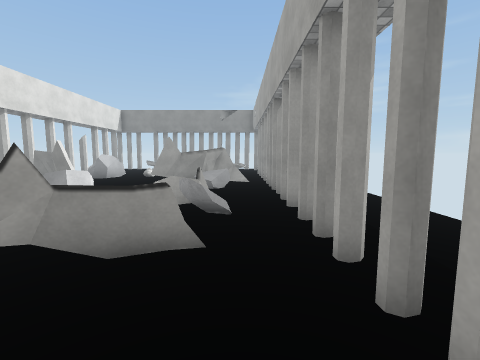
View 1 (above)

16 first-person views from a walk through a Unity game level. The camera is 1.5 m above the floor, tilts 6° down and sees 90° across. The floor is counted in squares, 1 m on a side. Each view is taken from the middle of a square. On the plan, view 1 faces up. The plan holds only what a view shows up to about 13 squares ahead; the rest is blank. The place goes on beyond the plan. The player is left out. Some animated figures are not drawn. Surface patterns are stand-ins for the level's own textures.

View 2
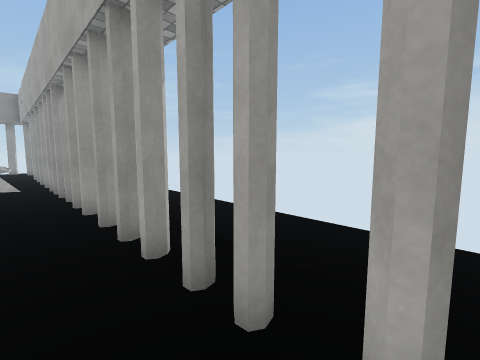

View 3
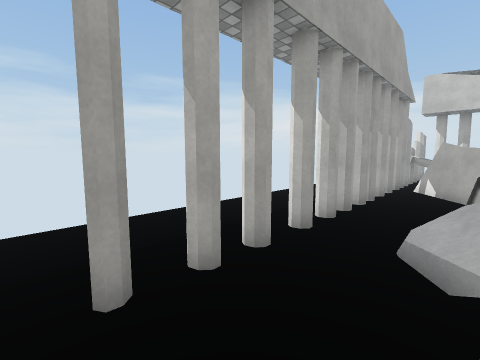

View 4
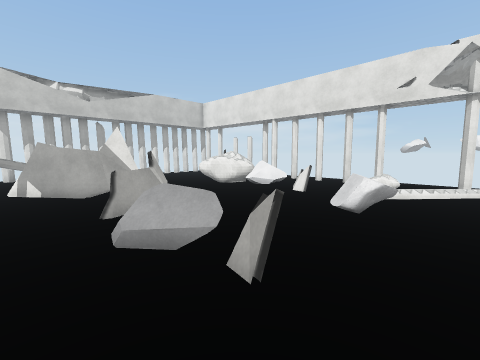

View 5
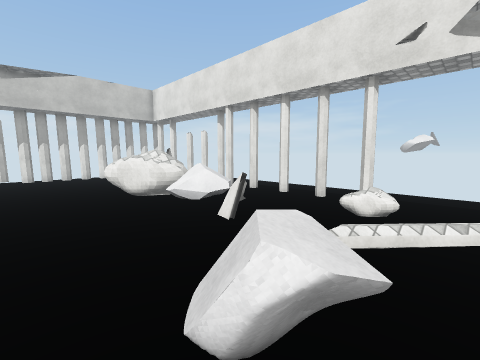

View 6
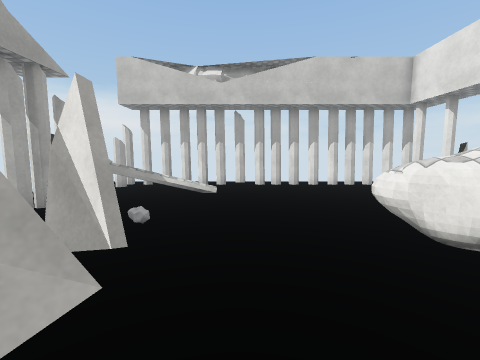

View 7
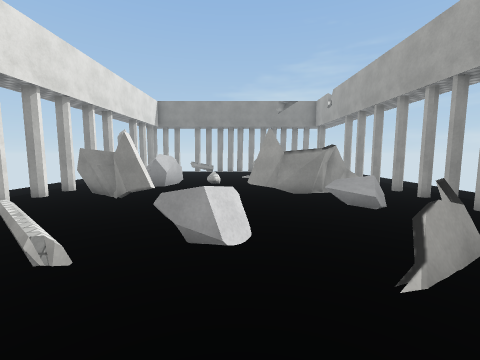

View 8
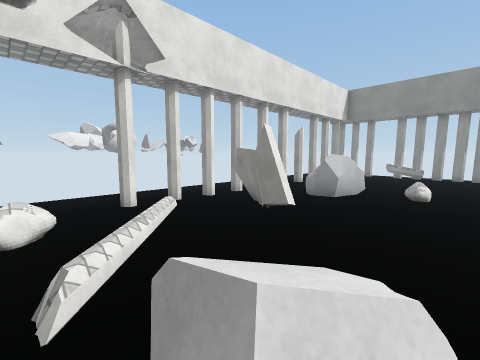

View 9
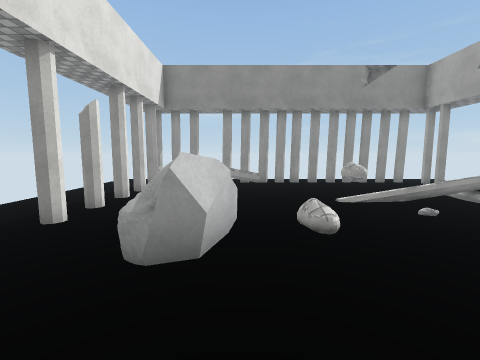

View 10
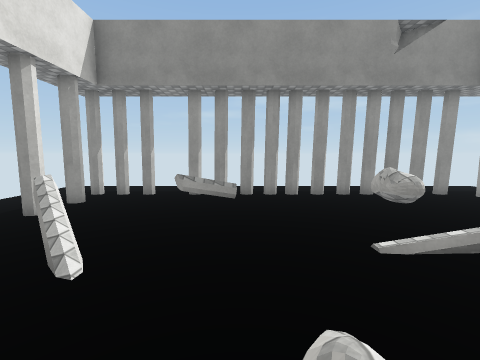

View 11
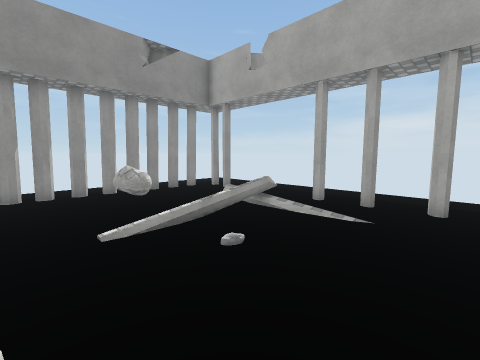

View 12
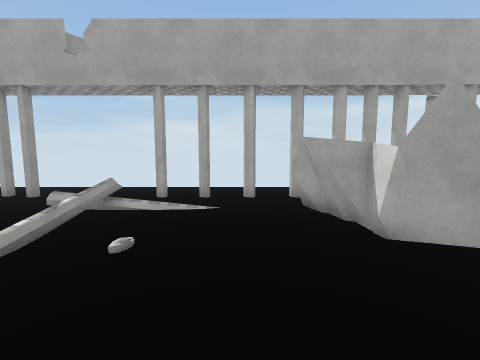

View 13
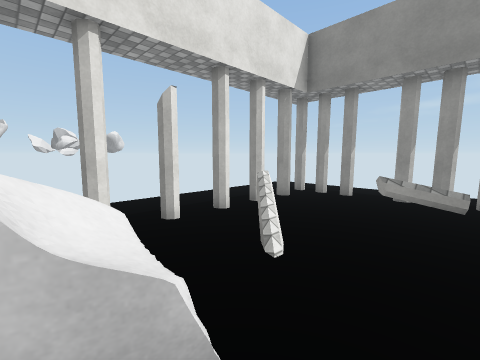

View 14
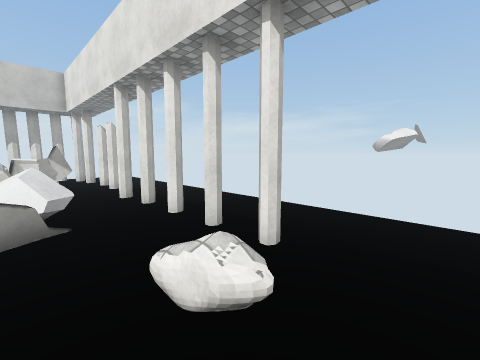

View 15
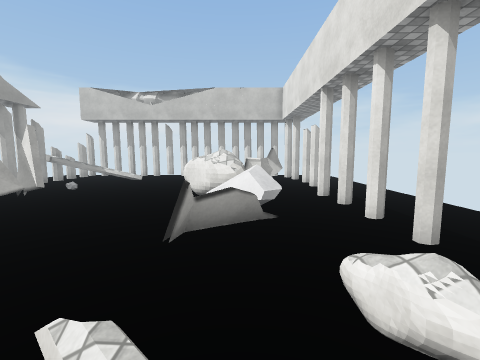

View 16
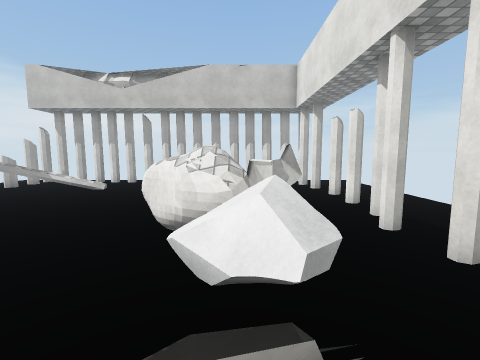

### Floor plan
Key: @ floor where view 1 was taken; # wall or solid block; x gap in a wall; . main floor; - floor 0.25 m lower than the main floor; / step, stairs or slope; = window, fence, low wall or low ledge; ^ raised ledge; O other object.
Columns run from 16 left of view 1 to 5 right of it. Each row starts with its distance up from view 1.
 29            ----
 28   -----  ------     --
 27  ------  -----      --
 26 --- //// //////  // --
 25 ---/#xxxxxxxxxxxxx/ --
 24 ---/.............../--
 23 ---//..===........#
 22 ---/#............   --
 21 ---/........^..//../--
 20 ---/#==.....///x=../--
 19 ---/#.......///=/.#/--
 18   -/..  .......//../--
 17    //. =.==.......//--
 16  --//.=^=.... ....//--
 15  --/......... ...../--
 14 ---/#.........##=.#/--
 13 ---/..#.....###....
 12 ---//.##......==../
 11 ---/x..##......=..x
 10 ---//O............x --
  9 ---/..//..........x --
  8 ---/...//.^=...=..x --
  7 ---/.==./....==x..x --
  6 --- /..........=..//--
  5 ---/#...=..... ..../--
  4 ---/...=...... =..//--
  3 ---//.=......#=#..x/--
  2 ---//.^=..........x --
  1 ---/...##.....##..x/--
  0 ---/#..#^^.....#@.x
 -1 ---#..  ^^.....##.x
 -2 ---/..##........#x#
 -3 ---/.##...........x
 -4 ---#.. ..........##
 -5 ---/.. ......===^.x
 -6  --/#. ...........x
 -7  -- x ............x
 -8     # #xxxxxxxxxx##

Where each view was taken, in squares from view 1:
view 1: 0 up, 0 right, facing up
view 2: 0 up, 0 right, facing up-right
view 3: 10 up, 1 left, facing down-right
view 4: 10 up, 1 right, facing down-left
view 5: 9 up, 4 left, facing down-left
view 6: 4 up, 4 left, facing down
view 7: 4 up, 5 left, facing up
view 8: 7 up, 5 left, facing up-left
view 9: 12 up, 8 left, facing up
view 10: 16 up, 7 left, facing up
view 11: 15 up, 6 left, facing up-right
view 12: 16 up, 7 left, facing right
view 13: 16 up, 7 left, facing up-left
view 14: 9 up, 9 left, facing down-left
view 15: 9 up, 9 left, facing down
view 16: 5 up, 9 left, facing down
